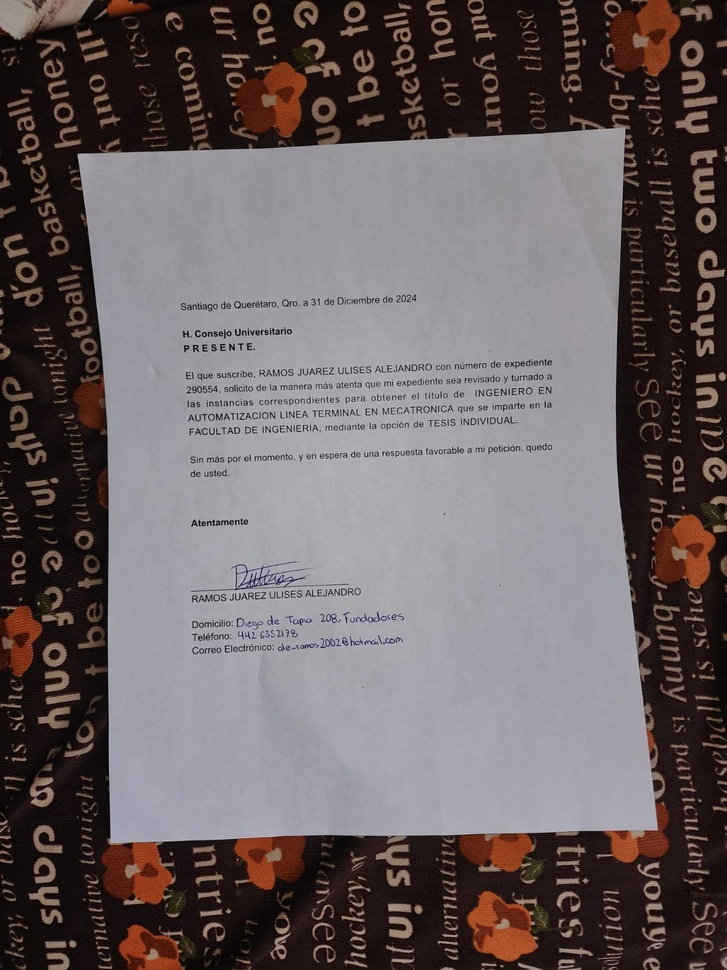
#> input picture prueba.jpg, 727 x 970 px, shrunk from 1200 x 1600 before the run
$ python Main.py
#> lines starting #> are read from the running program, lines starting #| are printed output that depends on the picture; after the words box and inside, x2 and y2 are one past the last pixel; in counts of white or black regions, pixels touching at a corner belong together
import cv2
import numpy as np
import matplotlib.pyplot as plt
from skimage import exposure

# Cargar la imagen
def cargar_imagen(image_path):
    """Carga la imagen y la convierte a RGB para visualización"""
#> called with image_path = 'prueba.jpg'
    imagen = cv2.imread(image_path)
#> imagen is the input picture: shape (970, 727, 3); mean B, G, R 97.9, 96.7, 105.3
#| Tamaño original: 727x970
    if imagen is None:
        raise ValueError("No se pudo cargar la imagen. Verifica la ruta.")
    return imagen, cv2.cvtColor(imagen, cv2.COLOR_BGR2RGB)


def Preprocesar_Imagen(imagen):
    """Preprocesamiento mejorado para bordes más precisos"""
    # Convertir a escala de grises
    gray = cv2.cvtColor(imagen, cv2.COLOR_BGR2GRAY)
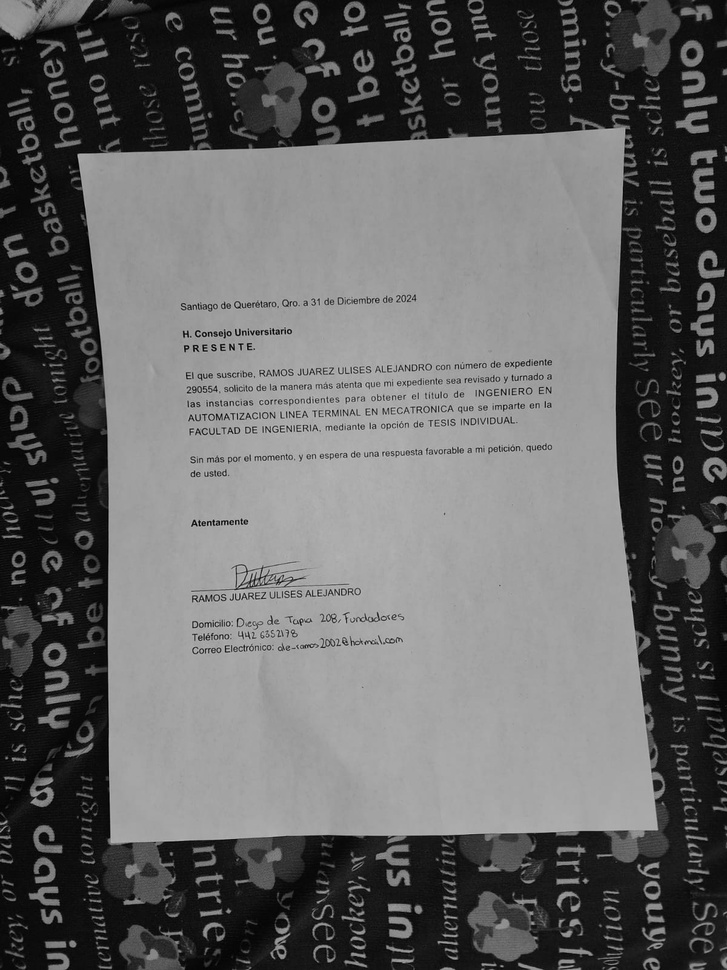
#> gray: shape (970, 727); min 0, max 214, mean 99.4

    # Mejorar contraste con CLAHE
    clahe = cv2.createCLAHE(clipLimit=2.0, tileGridSize=(8, 8))
    gray = clahe.apply(gray)
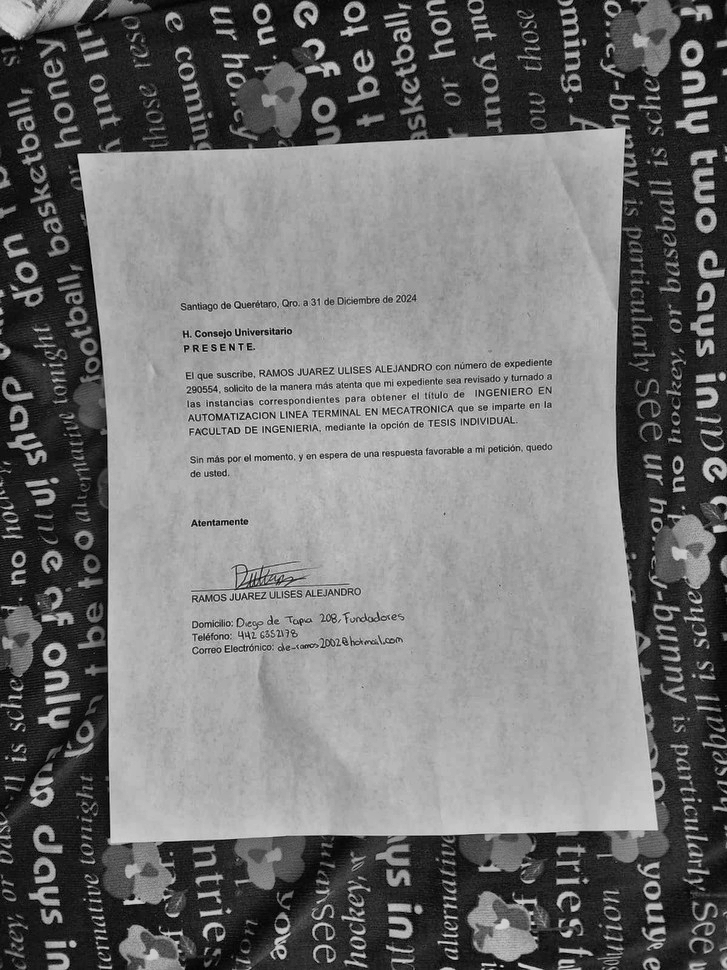
#> gray: shape (970, 727); min 1, max 229, mean 113.3

    # Reducción de ruido más agresiva
    blurred = cv2.bilateralFilter(gray, 9, 75, 75)

    # Detección de bordes con Canny adaptativo
    v = np.median(blurred)
#> v = 152
    lower = int(max(0, 0.7 * v))
#> lower = 106
    upper = int(min(255, 1.3 * v))
#> upper = 197
    edged = cv2.Canny(blurred, lower, upper)
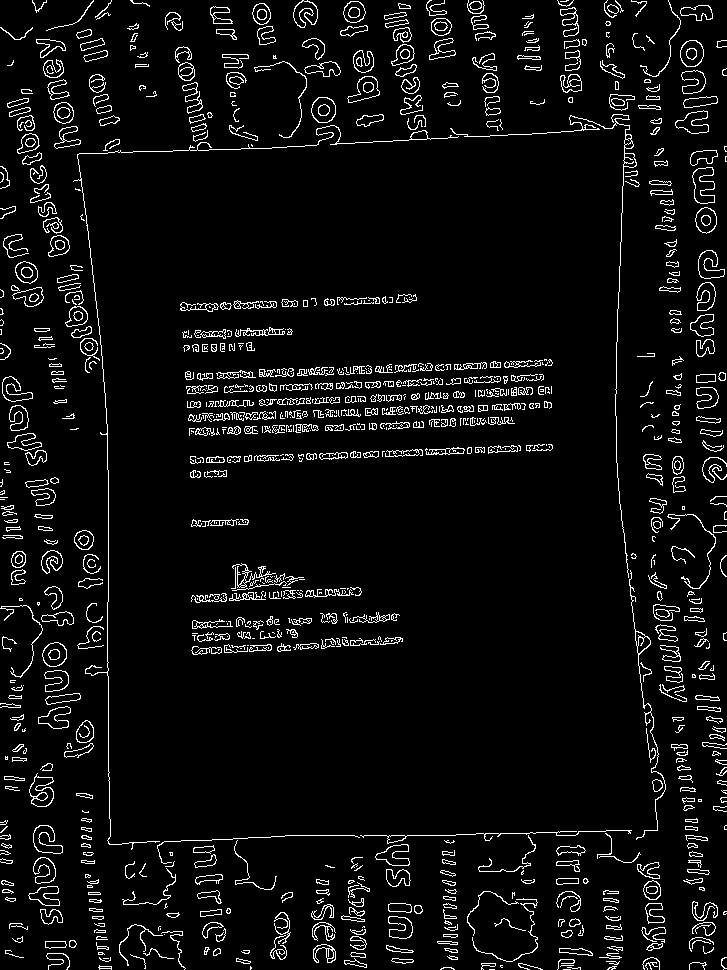
#> edged: shape (970, 727); 5.6% white in thin lines or dots

    # Operación morfológica para cerrar pequeños huecos
    kernel = cv2.getStructuringElement(cv2.MORPH_RECT, (5, 5))
    edged = cv2.morphologyEx(edged, cv2.MORPH_CLOSE, kernel)
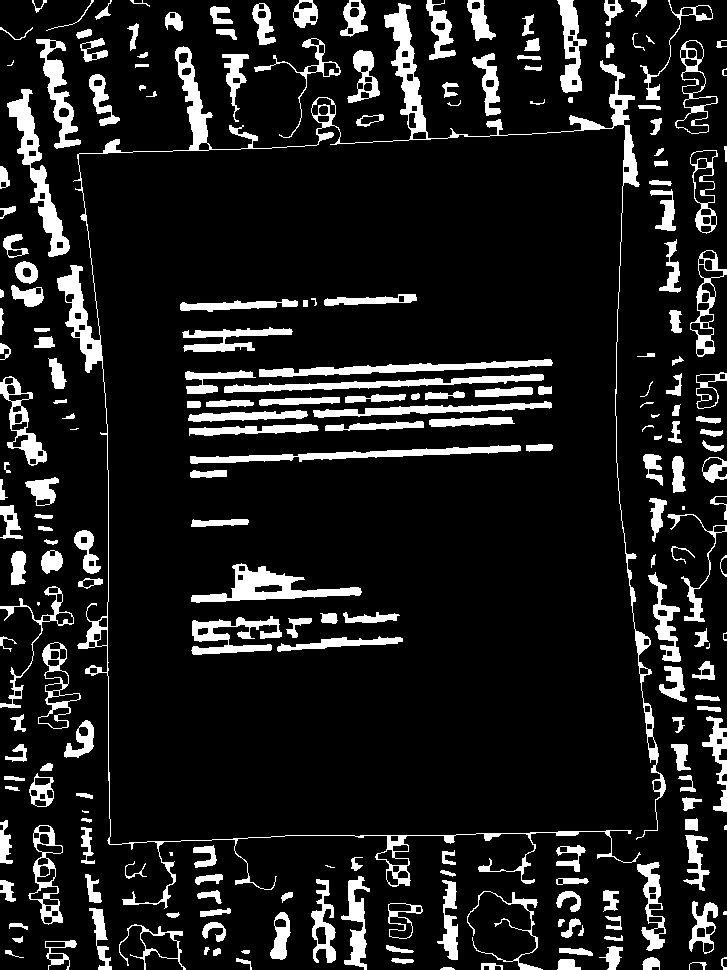
#> edged: shape (970, 727); 12.1% white; 227 white regions (12 under 20 px)

    return edged, gray


def encontrar_contorno(edged_image, min_area_ratio=0.02, epsilon_ratio=0.02):
    """Encuentra el contorno del documento con criterios mejorados"""
#> called with min_area_ratio = 0.02, epsilon_ratio = 0.02
    # Encontrar contornos
    contours, _ = cv2.findContours(edged_image.copy(), cv2.RETR_EXTERNAL, cv2.CHAIN_APPROX_SIMPLE)
#> contours = 227 contours, 36 with area under 20; largest, box (x1, y1, x2, y2) and area: (57, 3, 666, 909) 11467, (7, 89, 70, 257) 2443, (191, 563, 362, 603) 2360, (28, 825, 63, 925) 1794, (190, 445, 521, 464) 1726

    if not contours:
        print("❌ Error: No se detectaron contornos")
        return None

    # Ordenar contornos por área (mayor a menor)
    contours = sorted(contours, key=cv2.contourArea, reverse=True)

    for contour in contours:
        peri = cv2.arcLength(contour, True)
        approx = cv2.approxPolyDP(contour, 0.02 * peri, True)

        # Si no tiene 4 lados, forzar aproximación a 4 puntos
        if len(approx) != 4:
            # Aproximación más agresiva hasta obtener 4 puntos
            for epsilon in [0.03, 0.04, 0.05]:
                approx = cv2.approxPolyDP(contour, epsilon * peri, True)
                if len(approx) == 4:
                    break

        # Si ahora tiene 4 lados, verificar calidad
        if len(approx) == 4:
            if cv2.isContourConvex(approx):
                x, y, w, h = cv2.boundingRect(approx)
                aspect_ratio = w / float(h)
                solidity = cv2.contourArea(contour) / float(w * h)

                if 0.5 < aspect_ratio < 2.0 and solidity > 0.7:
                    print(f"✅ Contorno válido encontrado con {len(approx)} puntos")
                    return approx
#> this loop made 38 passes
#> (peri, x, y, w, h, aspect_ratio, solidity) on passes 2, 11, 12, 37, 38: (510, 7, 89, 63, 168, 0.375, 0.231), (292.2, 5, 377, 39, 86, 0.453, 0.475), (416.8, 36, 39, 44, 108, 0.407, 0.311), (126.7, 341, 0, 27, 36, 0.75, 0.62), (104.2, 31, 773, 23, 34, 0.676, 0.751)
#> (printed output is left out)
#> `doc_contour = encontrar_contorno(edged)`: doc_contour = [[37, 773], [31, 803], [46, 806], [53, 780]]

    # Si no se encontró contorno válido, usar el mayor con 4 puntos forzados
    print("⚠️ Usando mejor contorno disponible (puede no ser perfecto)")
    largest_contour = contours[0]
    peri = cv2.arcLength(largest_contour, True)
    approx = cv2.approxPolyDP(largest_contour, 0.05 * peri, True)  # Aproximación más agresiva

    # Si aún no tiene 4 puntos, crear un rectángulo desde el bounding rect
    if len(approx) != 4:
        x, y, w, h = cv2.boundingRect(largest_contour)
        approx = np.array([[[x, y]], [[x + w, y]], [[x + w, y + h]], [[x, y + h]]])

    return approx


def corregir_perspectiva(imagen, doc_contour):
    """Corrección de perspectiva con verificación de puntos"""
    # Asegurarse que el contorno tiene exactamente 4 puntos
    if doc_contour is None:
        raise ValueError("No se proporcionó un contorno válido")

    pts = doc_contour.reshape(-1, 2)
#> pts = [[37, 773], [31, 803], [46, 806], [53, 780]]
    if pts.shape[0] != 4:
        # Si no tiene 4 puntos, crear un rectángulo desde el bounding rect
        x, y, w, h = cv2.boundingRect(doc_contour)
        pts = np.array([[x, y], [x + w, y], [x + w, y + h], [x, y + h]], dtype="float32")

    def order_points(pts):
        rect = np.zeros((4, 2), dtype="float32")
        s = pts.sum(axis=1)
#> s = [810, 834, 852, 833]
        rect[0] = pts[np.argmin(s)]
        rect[2] = pts[np.argmax(s)]
        diff = np.diff(pts, axis=1)
#> diff = [736, 772, 760, 727]
        rect[1] = pts[np.argmin(diff)]
        rect[3] = pts[np.argmax(diff)]
        return rect

    pts = doc_contour.reshape(4, 2)
    rect = order_points(pts)
#> rect = [[37, 773], [53, 780], [46, 806], [31, 803]]

    # Calcular dimensiones del documento
    (tl, tr, br, bl) = rect
#> tl = [37, 773]; tr = [53, 780]; br = [46, 806]; bl = [31, 803]
    width_top = np.sqrt(((tr[0] - tl[0]) ** 2 + (tr[1] - tl[1]) ** 2))
#> width_top = 17.46
    width_bottom = np.sqrt(((br[0] - bl[0]) ** 2 + (br[1] - bl[1]) ** 2))
#> width_bottom = 15.3
    max_width = max(int(width_top), int(width_bottom))
#> max_width = 17

    height_left = np.sqrt(((tl[0] - bl[0]) ** 2 + (tl[1] - bl[1]) ** 2))
#> height_left = 30.59
    height_right = np.sqrt(((tr[0] - br[0]) ** 2 + (tr[1] - br[1]) ** 2))
#> height_right = 26.93
    max_height = max(int(height_left), int(height_right))
#> max_height = 30

    # Puntos de destino SIN margen
    dst = np.array([
        [0, 0],
        [max_width - 1, 0],
        [max_width - 1, max_height - 1],
        [0, max_height - 1]], dtype="float32")
#> dst = [[0, 0], [16, 0], [16, 29], [0, 29]]

    # Transformación de perspectiva
    M = cv2.getPerspectiveTransform(rect, dst)
#> M = [[0.16, 0.0321, -30.73], [-0.0683, 0.156, -118.1], [-0.00108, -0.000985, 1]]
    warped = cv2.warpPerspective(imagen, M, (max_width, max_height))

    return warped


def mejorar_documento(warped_image, output_type='color'):
    """Mejora el documento con opción para color o blanco/negro"""
    if output_type == 'bw':
        # Procesamiento para blanco y negro
        gray = cv2.cvtColor(warped_image, cv2.COLOR_BGR2GRAY)

        # Mezcla de umbralización adaptativa y global
        thresh_adapt = cv2.adaptiveThreshold(gray, 255, cv2.ADAPTIVE_THRESH_GAUSSIAN_C, cv2.THRESH_BINARY, 11, 2)
        _, thresh_global = cv2.threshold(gray, 0, 255, cv2.THRESH_BINARY + cv2.THRESH_OTSU)

        # Combinar resultados
        enhanced = cv2.bitwise_and(thresh_adapt, thresh_global)
        enhanced = cv2.bitwise_not(enhanced)

        # Mejorar calidad de texto
        kernel = np.ones((1, 1), np.uint8)
        enhanced = cv2.morphologyEx(enhanced, cv2.MORPH_OPEN, kernel)
        enhanced = cv2.medianBlur(enhanced, 3)
    else:
        # Procesamiento para color
        lab = cv2.cvtColor(warped_image, cv2.COLOR_BGR2LAB)
        l, a, b = cv2.split(lab)

        # Mejorar iluminación
        clahe = cv2.createCLAHE(clipLimit=3.0, tileGridSize=(8, 8))
        l = clahe.apply(l)

        # Reducción de ruido en canales de color
        a = cv2.medianBlur(a, 3)
        b = cv2.medianBlur(b, 3)

        # Mejorar nitidez
        lab = cv2.merge((l, a, b))
        enhanced = cv2.cvtColor(lab, cv2.COLOR_LAB2BGR)

        # Enfoque suave
        kernel = np.array([[0, -1, 0], [-1, 5, -1], [0, -1, 0]])
        enhanced = cv2.filter2D(enhanced, -1, kernel)

    return enhanced


def guardar_resultados(enhanced_image, output_path):
    """Guarda la imagen con compresión óptima"""
    cv2.imwrite(output_path, enhanced_image, [cv2.IMWRITE_JPEG_QUALITY, 95])


def recortar_bordes(imagen, porcentaje=2):
    """Recorta un pequeño porcentaje de los bordes para eliminar artefactos"""
#> called with imagen = array of shape (30, 17, 3), porcentaje = 1
    h, w = imagen.shape[:2]
    crop_h = int(h * porcentaje / 100)
    crop_w = int(w * porcentaje / 100)
    return imagen[crop_h:h-crop_h, crop_w:w-crop_w]

if __name__ == "__main__":
    # Configuración
    input_path = "prueba.jpg"
    output_BN = "documento_BN.jpg"
    output_color = "documento_color.jpg"

    try:
        # Paso 1: Cargar imagen
        print("Cargando imagen...")
        imagen, image_rgb = cargar_imagen(input_path)

        # Mostrar tamaño original
        print(f"Tamaño original: {imagen.shape[1]}x{imagen.shape[0]}")

        # Paso 2: Preprocesamiento mejorado
        print("Procesando imagen...")
        edged, gray = Preprocesar_Imagen(imagen)

        # Paso 3: Detección de documento con parámetros adaptativos
        print(" Buscando documento...")
        doc_contour = encontrar_contorno(edged)

        if doc_contour is not None:
            # Paso 4: Corrección de perspectiva mejorada
            print("Recortando y corrigiendo perspectiva...")
            warped = corregir_perspectiva(imagen, doc_contour)

            # Recortar bordes residuales
            final = recortar_bordes(warped, porcentaje=1)  # Ajusta el porcentaje según necesites

            # Mostrar información del resultado
            print(f"Tamaño documento: {warped.shape[1]}x{warped.shape[0]}")
#| Tamaño documento: 17x30

            # Paso 5: Mejora del documento (versión color)
            print("Mejorando documento (color)...")
            enhanced_color = mejorar_documento(final, 'color')

            # Paso 6: Mejora del documento (versión blanco/negro)
            print("Creando versión blanco/negro...")
            enhanced_bw = mejorar_documento(warped, 'bw')

            # Guardar resultados
            print("💾 Guardando resultados...")
            guardar_resultados(enhanced_color, output_color)
            guardar_resultados(enhanced_bw, output_BN)

            # Visualización
            plt.figure(figsize=(18, 12))

            plt.subplot(2, 2, 1)
            plt.imshow(image_rgb)
            plt.title("Imagen Original")
            plt.axis('off')

            plt.subplot(2, 2, 2)
            plt.imshow(edged, cmap='gray')
            plt.title("Bordes Detectados")
            plt.axis('off')

            plt.subplot(2, 2, 3)
            plt.imshow(cv2.cvtColor(enhanced_color, cv2.COLOR_BGR2RGB))
            plt.title("Documento Color Mejorado")
            plt.axis('off')

            plt.subplot(2, 2, 4)
            plt.imshow(enhanced_bw, cmap='gray')
            plt.title("Documento Blanco/Negro")
            plt.axis('off')

            plt.tight_layout()
            plt.show()
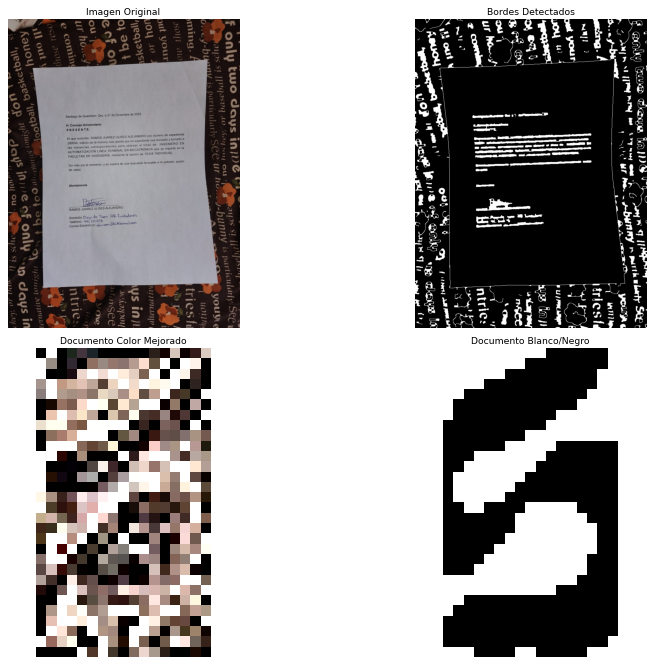
#> figure drawn by matplotlib, 4 panels

            print("✅ Documento escaneado con éxito!")
        else:
            try:
                warped = corregir_perspectiva(imagen, doc_contour)
            except Exception as e:
                print(f"⚠️ Error al corregir perspectiva: {str(e)}. Usando imagen original.")
                warped = imagen.copy()

    except Exception as e:
        print(f"❌ Error: {str(e)}")
